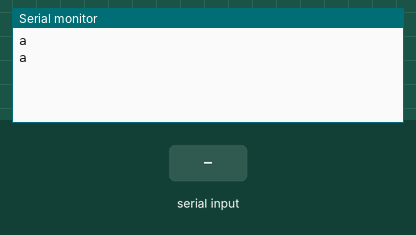
This sketch was run on a simulated Arduino Uno, built with avr-gcc and run on an emulated ATmega328P. Parts: the last lines printed to the serial monitor. The inputs (shaded band) are chosen by the test bench.

Above: at 1.2 s.
1.3 s: "1" received over Serial
At 4.2 s:
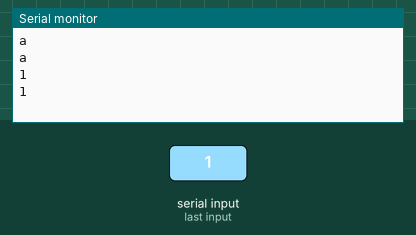
4.3 s: "0" received over Serial
5.8 s: "2" received over Serial
At 7.6 s:
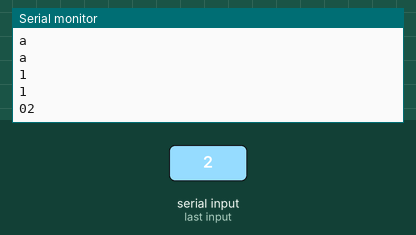

Measured:
- after the input at 1.3 s, the serial monitor: prints a new line after 1.7 s (image 1)
- after the input at 5.8 s, the serial monitor: prints a new line after 1.0 s (image 2)

The sketch:

Serialport.ino
```cpp
String a = "a";
void setup() {
  // put your setup code here, to run once:
  Serial.begin(9600);
}

void loop() {
  // put your main code here, to run repeatedly:
  if (Serial.available() > 0) {
     // read the incoming byte:
     a = Serial.readString();
  }
  Serial.println(a);
  delay(1000);
}
```
